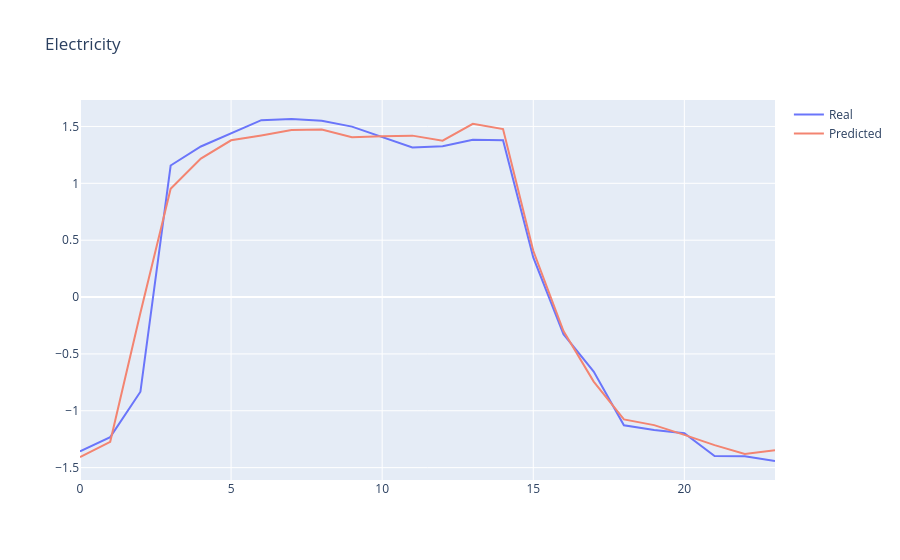

The code cell stored with this chart in its notebook:
### Markdown cell above
# 📈 5. Gráfico Real x Predito

### Code cell
idx = 0
real = ls.UniTimeSeries(results[idx]["Actual Values"], name="Real")
prediction = ls.UniTimeSeries(results[idx]["Predicted Values"], name="Predicted")
ls.plot(real, prediction, title=results[idx]["Dataset"], kind="line")

### Figure 1 — Plotly figure (JSON) as saved in the notebook; plotly's stock layout.template omitted (floating-point values rounded to 4 significant figures)
{"data": [{"line": {"color": "#6A75FA"}, "mode": "lines", "name": "Real", "type": "scatter", "x": [0, 1, 2, 3, 4, 5, 6, 7, 8, 9, 10, 11, 12, 13, 14, 15, 16, 17, 18, 19, 20, 21, 22, 23], "y": [-1.358, -1.232, -0.8326, 1.156, 1.324, 1.437, 1.556, 1.566, 1.551, 1.499, 1.406, 1.316, 1.327, 1.382, 1.379, 0.3486, -0.3266, -0.6548, -1.127, -1.169, -1.197, -1.398, -1.399, -1.442]}, {"line": {"color": "#F38471"}, "mode": "lines", "name": "Predicted", "type": "scatter", "x": [0, 1, 2, 3, 4, 5, 6, 7, 8, 9, 10, 11, 12, 13, 14, 15, 16, 17, 18, 19, 20, 21, 22, 23], "y": [-1.406, -1.273, -0.1381, 0.9518, 1.218, 1.378, 1.42, 1.468, 1.473, 1.406, 1.415, 1.419, 1.375, 1.523, 1.477, 0.4065, -0.2986, -0.7432, -1.076, -1.126, -1.212, -1.302, -1.38, -1.347]}], "layout": {"showlegend": true, "title": {"text": "Electricity"}, "xaxis": {"title": {}}, "yaxis": {"title": {}}}}
